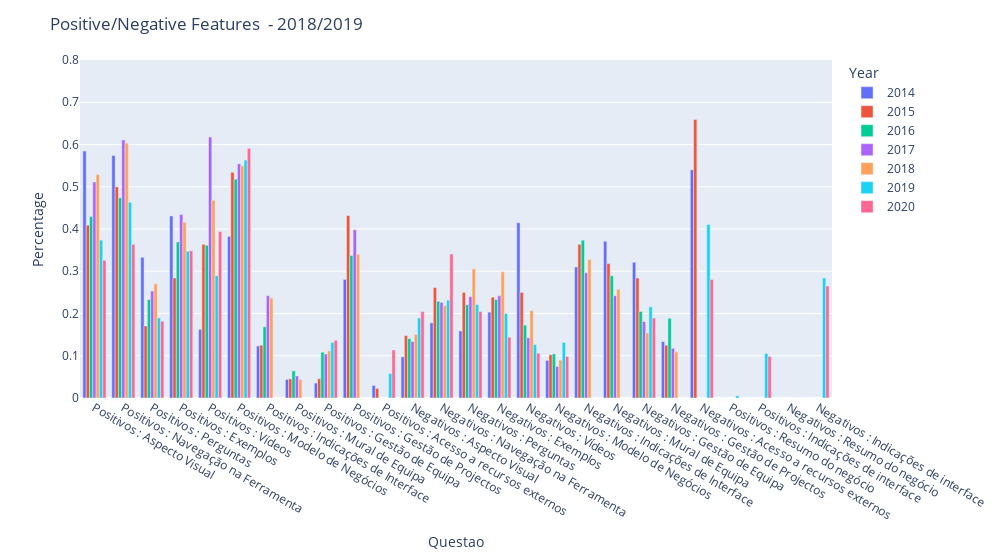

The notebook cell saved with this chart:
### Markdown cell above
### Data Visualizations  <a name="dataviz"></a>

* [Back to TOC](#backtoc)

### Code cell
import plotly_express as px

fig = px.bar(PosNegOverYears, x="Questao", y="Percentage", color='Year', barmode='group',
             hover_name='Question', range_y=[0,0.8])
fig.update_layout(title_text='Positive/Negative Features  - 2018/2019')
fig.update_layout(xaxis_type='category')
fig.update_layout(autosize=False, width= 1000)

fig.show()
fig.write_image('Outputs/YearlyAverage/PosNegOverYears.png')

### Figure 1 — Plotly figure (JSON) as saved in the notebook; plotly's stock layout.template omitted (floating-point values rounded to 4 significant figures)
{"data": [{"alignmentgroup": "True", "hovertemplate": "<b>%{hovertext}</b><br><br>Year=2014<br>Questao=%{x}<br>Percentage=%{y}<extra></extra>", "hovertext": ["Aspecto Visual", "Navegação na Ferramenta", "Perguntas", "Exemplos", "Vídeos", "Modelo de Negócios", "Indicações de Interface", "Mural de Equipa", "Gestão de Equipa", "Gestão de Projectos", "Acesso a recursos externos", "Aspecto Visual", "Navegação na Ferramenta", "Perguntas", "Exemplos", "Vídeos", "Modelo de Negócios", "Indicações de Interface", "Mural de Equipa", "Gestão de Equipa", "Gestão de Projectos", "Acesso a recursos externos"], "legendgroup": "2014", "marker": {"color": "#636efa"}, "name": "2014", "offsetgroup": "2014", "orientation": "v", "showlegend": true, "textposition": "auto", "type": "bar", "x": ["Positivos : Aspecto Visual", "Positivos : Navegação na Ferramenta", "Positivos : Perguntas", "Positivos : Exemplos", "Positivos : Vídeos", "Positivos : Modelo de Negócios", "Positivos : Indicações de Interface", "Positivos : Mural de Equipa", "Positivos : Gestão de Equipa", "Positivos : Gestão de Projectos", "Positivos : Acesso a recursos externos", "Negativos : Aspecto Visual", "Negativos : Navegação na Ferramenta", "Negativos : Perguntas", "Negativos : Exemplos", "Negativos : Vídeos", "Negativos : Modelo de Negócios", "Negativos : Indicações de Interface", "Negativos : Mural de Equipa", "Negativos : Gestão de Equipa", "Negativos : Gestão de Projectos", "Negativos : Acesso a recursos externos"], "xaxis": "x", "y": [0.5845, 0.5742, 0.3329, 0.431, 0.1626, 0.3826, 0.1232, 0.04387, 0.03548, 0.2806, 0.02968, 0.09742, 0.1781, 0.1587, 0.2032, 0.4148, 0.08903, 0.3103, 0.371, 0.3213, 0.1335, 0.54], "yaxis": "y"}, {"alignmentgroup": "True", "hovertemplate": "<b>%{hovertext}</b><br><br>Year=2015<br>Questao=%{x}<br>Percentage=%{y}<extra></extra>", "hovertext": ["Aspecto Visual", "Navegação na Ferramenta", "Perguntas", "Exemplos", "Vídeos", "Modelo de Negócios", "Indicações de Interface", "Mural de Equipa", "Gestão de Equipa", "Gestão de Projectos", "Acesso a recursos externos", "Aspecto Visual", "Navegação na Ferramenta", "Perguntas", "Exemplos", "Vídeos", "Modelo de Negócios", "Indicações de Interface", "Mural de Equipa", "Gestão de Equipa", "Gestão de Projectos", "Acesso a recursos externos"], "legendgroup": "2015", "marker": {"color": "#EF553B"}, "name": "2015", "offsetgroup": "2015", "orientation": "v", "showlegend": true, "textposition": "auto", "type": "bar", "x": ["Positivos : Aspecto Visual", "Positivos : Navegação na Ferramenta", "Positivos : Perguntas", "Positivos : Exemplos", "Positivos : Vídeos", "Positivos : Modelo de Negócios", "Positivos : Indicações de Interface", "Positivos : Mural de Equipa", "Positivos : Gestão de Equipa", "Positivos : Gestão de Projectos", "Positivos : Acesso a recursos externos", "Negativos : Aspecto Visual", "Negativos : Navegação na Ferramenta", "Negativos : Perguntas", "Negativos : Exemplos", "Negativos : Vídeos", "Negativos : Modelo de Negócios", "Negativos : Indicações de Interface", "Negativos : Mural de Equipa", "Negativos : Gestão de Equipa", "Negativos : Gestão de Projectos", "Negativos : Acesso a recursos externos"], "xaxis": "x", "y": [0.4091, 0.5, 0.1705, 0.2841, 0.3636, 0.5341, 0.125, 0.04545, 0.04545, 0.4318, 0.02273, 0.1477, 0.2614, 0.25, 0.2386, 0.25, 0.1023, 0.3636, 0.3182, 0.2841, 0.125, 0.6591], "yaxis": "y"}, {"alignmentgroup": "True", "hovertemplate": "<b>%{hovertext}</b><br><br>Year=2016<br>Questao=%{x}<br>Percentage=%{y}<extra></extra>", "hovertext": ["Aspecto Visual", "Navegação na Ferramenta", "Perguntas", "Exemplos", "Vídeos", "Modelo de Negócios", "Indicações de Interface", "Mural de Equipa", "Gestão de Equipa", "Gestão de Projectos", "Aspecto Visual", "Navegação na Ferramenta", "Perguntas", "Exemplos", "Vídeos", "Modelo de Negócios", "Indicações de Interface", "Mural de Equipa", "Gestão de Equipa", "Gestão de Projectos"], "legendgroup": "2016", "marker": {"color": "#00cc96"}, "name": "2016", "offsetgroup": "2016", "orientation": "v", "showlegend": true, "textposition": "auto", "type": "bar", "x": ["Positivos : Aspecto Visual", "Positivos : Navegação na Ferramenta", "Positivos : Perguntas", "Positivos : Exemplos", "Positivos : Vídeos", "Positivos : Modelo de Negócios", "Positivos : Indicações de Interface", "Positivos : Mural de Equipa", "Positivos : Gestão de Equipa", "Positivos : Gestão de Projectos", "Negativos : Aspecto Visual", "Negativos : Navegação na Ferramenta", "Negativos : Perguntas", "Negativos : Exemplos", "Negativos : Vídeos", "Negativos : Modelo de Negócios", "Negativos : Indicações de Interface", "Negativos : Mural de Equipa", "Negativos : Gestão de Equipa", "Negativos : Gestão de Projectos"], "xaxis": "x", "y": [0.4297, 0.4739, 0.2329, 0.3695, 0.3614, 0.5181, 0.1687, 0.06426, 0.1084, 0.3373, 0.1406, 0.2289, 0.2209, 0.2329, 0.1727, 0.1044, 0.3735, 0.2892, 0.2048, 0.1888], "yaxis": "y"}, {"alignmentgroup": "True", "hovertemplate": "<b>%{hovertext}</b><br><br>Year=2017<br>Questao=%{x}<br>Percentage=%{y}<extra></extra>", "hovertext": ["Aspecto Visual", "Navegação na Ferramenta", "Perguntas", "Exemplos", "Vídeos", "Modelo de Negócios", "Indicações de Interface", "Mural de Equipa", "Gestão de Equipa", "Gestão de Projectos", "Aspecto Visual", "Navegação na Ferramenta", "Perguntas", "Exemplos", "Vídeos", "Modelo de Negócios", "Indicações de Interface", "Mural de Equipa", "Gestão de Equipa", "Gestão de Projectos"], "legendgroup": "2017", "marker": {"color": "#ab63fa"}, "name": "2017", "offsetgroup": "2017", "orientation": "v", "showlegend": true, "textposition": "auto", "type": "bar", "x": ["Positivos : Aspecto Visual", "Positivos : Navegação na Ferramenta", "Positivos : Perguntas", "Positivos : Exemplos", "Positivos : Vídeos", "Positivos : Modelo de Negócios", "Positivos : Indicações de Interface", "Positivos : Mural de Equipa", "Positivos : Gestão de Equipa", "Positivos : Gestão de Projectos", "Negativos : Aspecto Visual", "Negativos : Navegação na Ferramenta", "Negativos : Perguntas", "Negativos : Exemplos", "Negativos : Vídeos", "Negativos : Modelo de Negócios", "Negativos : Indicações de Interface", "Negativos : Mural de Equipa", "Negativos : Gestão de Equipa", "Negativos : Gestão de Projectos"], "xaxis": "x", "y": [0.5113, 0.6109, 0.2534, 0.4344, 0.6176, 0.5543, 0.2421, 0.05204, 0.1041, 0.3982, 0.1335, 0.2262, 0.2398, 0.2421, 0.1425, 0.07466, 0.2964, 0.2421, 0.181, 0.1176], "yaxis": "y"}, {"alignmentgroup": "True", "hovertemplate": "<b>%{hovertext}</b><br><br>Year=2018<br>Questao=%{x}<br>Percentage=%{y}<extra></extra>", "hovertext": ["Aspecto Visual", "Navegação na Ferramenta", "Perguntas", "Exemplos", "Vídeos", "Modelo de Negócios", "Indicações de Interface", "Mural de Equipa", "Gestão de Equipa", "Gestão de Projectos", "Aspecto Visual", "Navegação na Ferramenta", "Perguntas", "Exemplos", "Vídeos", "Modelo de Negócios", "Indicações de Interface", "Mural de Equipa", "Gestão de Equipa", "Gestão de Projectos"], "legendgroup": "2018", "marker": {"color": "#FFA15A"}, "name": "2018", "offsetgroup": "2018", "orientation": "v", "showlegend": true, "textposition": "auto", "type": "bar", "x": ["Positivos : Aspecto Visual", "Positivos : Navegação na Ferramenta", "Positivos : Perguntas", "Positivos : Exemplos", "Positivos : Vídeos", "Positivos : Modelo de Negócios", "Positivos : Indicações de Interface", "Positivos : Mural de Equipa", "Positivos : Gestão de Equipa", "Positivos : Gestão de Projectos", "Negativos : Aspecto Visual", "Negativos : Navegação na Ferramenta", "Negativos : Perguntas", "Negativos : Exemplos", "Negativos : Vídeos", "Negativos : Modelo de Negócios", "Negativos : Indicações de Interface", "Negativos : Mural de Equipa", "Negativos : Gestão de Equipa", "Negativos : Gestão de Projectos"], "xaxis": "x", "y": [0.5287, 0.6034, 0.2701, 0.4161, 0.4678, 0.5494, 0.2368, 0.04368, 0.1115, 0.3402, 0.1506, 0.2184, 0.3057, 0.2989, 0.2069, 0.08966, 0.3276, 0.2575, 0.154, 0.1092], "yaxis": "y"}, {"alignmentgroup": "True", "hovertemplate": "<b>%{hovertext}</b><br><br>Year=2019<br>Questao=%{x}<br>Percentage=%{y}<extra></extra>", "hovertext": ["Resumo do negócio", "Modelo de Negócios", "Indicações de interface", "Navegação na Ferramenta", "Aspecto Visual", "Exemplos", "Perguntas", "Vídeos", "Gestão de Equipa", "Acesso a recursos externos", "Resumo do negócio", "Modelo de Negócios", "Indicações de interface", "Navegação na Ferramenta", "Aspecto Visual", "Exemplos", "Perguntas", "Vídeos", "Gestão de Equipa", "Acesso a recursos externos"], "legendgroup": "2019", "marker": {"color": "#19d3f3"}, "name": "2019", "offsetgroup": "2019", "orientation": "v", "showlegend": true, "textposition": "auto", "type": "bar", "x": ["Positivos : Resumo do negócio", "Positivos : Modelo de Negócios", "Positivos : Indicações de interface", "Positivos : Navegação na Ferramenta", "Positivos : Aspecto Visual", "Positivos : Exemplos", "Positivos : Perguntas", "Positivos : Vídeos", "Positivos : Gestão de Equipa", "Positivos : Acesso a recursos externos", "Negativos : Resumo do negócio", "Negativos : Modelo de Negócios", "Negativos : Indicações de interface", "Negativos : Navegação na Ferramenta", "Negativos : Aspecto Visual", "Negativos : Exemplos", "Negativos : Perguntas", "Negativos : Vídeos", "Negativos : Gestão de Equipa", "Negativos : Acesso a recursos externos"], "xaxis": "x", "y": [0.005263, 0.5632, 0.1053, 0.4632, 0.3737, 0.3474, 0.1895, 0.2895, 0.1316, 0.05789, 0, 0.1316, 0.2842, 0.2316, 0.1895, 0.2, 0.2211, 0.1263, 0.2158, 0.4105], "yaxis": "y"}, {"alignmentgroup": "True", "hovertemplate": "<b>%{hovertext}</b><br><br>Year=2020<br>Questao=%{x}<br>Percentage=%{y}<extra></extra>", "hovertext": ["Resumo do negócio", "Modelo de Negócios", "Indicações de interface", "Navegação na Ferramenta", "Aspecto Visual", "Exemplos", "Perguntas", "Vídeos", "Gestão de Equipa", "Acesso a recursos externos", "Resumo do negócio", "Modelo de Negócios", "Indicações de interface", "Navegação na Ferramenta", "Aspecto Visual", "Exemplos", "Perguntas", "Vídeos", "Gestão de Equipa", "Acesso a recursos externos"], "legendgroup": "2020", "marker": {"color": "#FF6692"}, "name": "2020", "offsetgroup": "2020", "orientation": "v", "showlegend": true, "textposition": "auto", "type": "bar", "x": ["Positivos : Resumo do negócio", "Positivos : Modelo de Negócios", "Positivos : Indicações de interface", "Positivos : Navegação na Ferramenta", "Positivos : Aspecto Visual", "Positivos : Exemplos", "Positivos : Perguntas", "Positivos : Vídeos", "Positivos : Gestão de Equipa", "Positivos : Acesso a recursos externos", "Negativos : Resumo do negócio", "Negativos : Modelo de Negócios", "Negativos : Indicações de interface", "Negativos : Navegação na Ferramenta", "Negativos : Aspecto Visual", "Negativos : Exemplos", "Negativos : Perguntas", "Negativos : Vídeos", "Negativos : Gestão de Equipa", "Negativos : Acesso a recursos externos"], "xaxis": "x", "y": [0, 0.5909, 0.09848, 0.3636, 0.3258, 0.3485, 0.1818, 0.3939, 0.1364, 0.1136, 0, 0.09848, 0.2652, 0.3409, 0.2045, 0.1439, 0.2045, 0.1061, 0.1894, 0.2803], "yaxis": "y"}], "layout": {"autosize": false, "barmode": "group", "legend": {"title": {"text": "Year"}, "tracegroupgap": 0}, "margin": {"t": 60}, "title": {"text": "Positive/Negative Features  - 2018/2019"}, "width": 1000, "xaxis": {"anchor": "y", "domain": [0, 1], "title": {"text": "Questao"}, "type": "category"}, "yaxis": {"anchor": "x", "domain": [0, 1], "range": [0, 0.8], "title": {"text": "Percentage"}}}}
